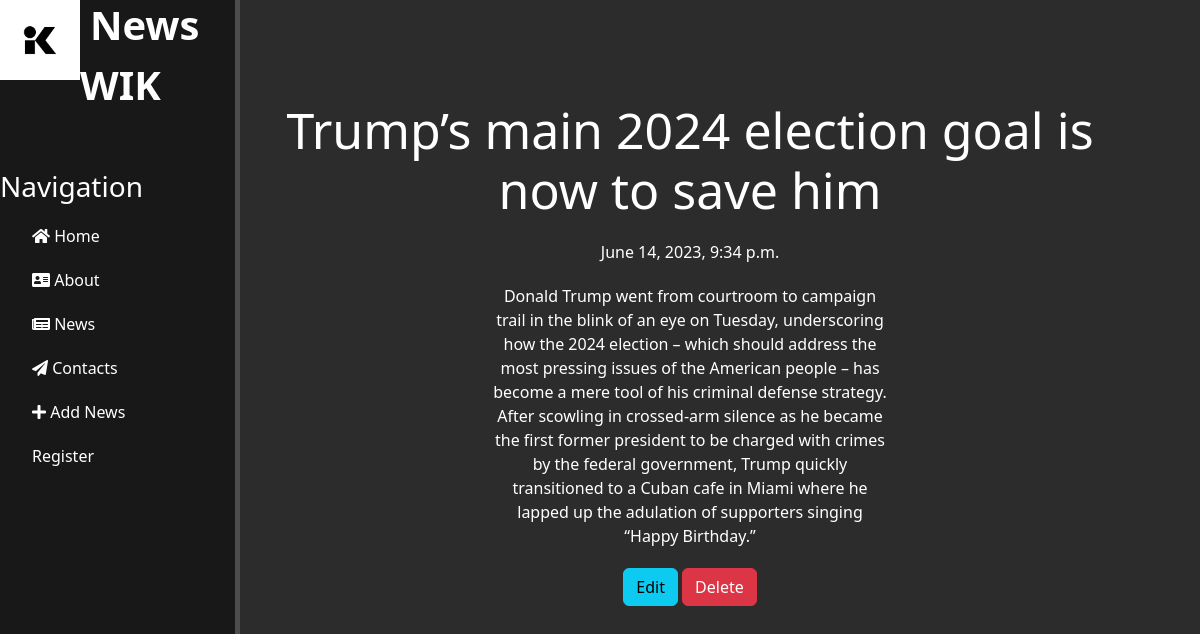
Screenshot of /news/3 with the database file from the repository.
### news/models.py (models this page shows, shortened)
class Article(models.Model):
    title = models.CharField('Title',max_length=50, default='My Title')
    intro = models.CharField('Introduction', max_length=250)
    full_text = models.TextField('Article')
    date = models.DateTimeField('Publication date')

### news/views.py (the view)
class NewsDetailView(DetailView):
    model = Article
    template_name = 'news/details_view.html'
    context_object_name = 'article'

### news/templates/news/details_view.html (shortened to what this page needs)
{% extends 'main/layout.html' %}
{% block content %}
    <div class="features">
        <h1>{{article.title}}</h1>
        <p>{{article.date}}</p>
        <p>{{article.full_text}}</p>
        <a href="{% url 'news-update' article.id %}" class="btn btn-info">Edit</a>
        <a href="{% url 'news-delete' article.id %}" class="btn btn-danger">Delete</a>
    </div>
{% endblock %}

### static/main/css/main.css (style rules this page uses)
body { background: #2c2c2c; }
main .features { float: left; color: #fff; margin-top: 100px; text-align: center; width: 75%; }
main .features h1 { font-size: 50px; }
main .features p { max-width: 400px; margin: 20px auto; }

### rows the page displays
Article: title "Trump’s main 2024 election goal is now to save him", date "June 14, 2023, 9:34 p.m.", full_text "Donald Trump went from courtroom to campaign trail in the blink of an eye on Tuesday, underscoring how the 2024 election – which should address the most pressing issues of the American people – has become a mere tool of his criminal defense strategy. After scowling in crossed-arm silence as he became the first former president to be charged with crimes by the federal government, Trump quickly transitioned to a Cuban cafe in Miami where he lapped up the adulation of supporters singing “Happy Birthday.”"
